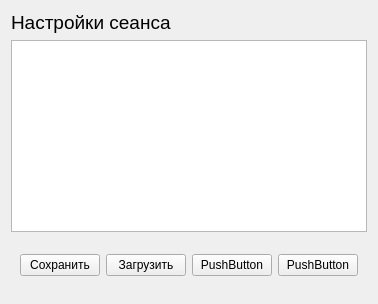
      <widget class="QWidget" name="page">
       <layout class="QGridLayout" name="gridLayout_6">
        <item row="3" column="0">
         <widget class="QWidget" name="widget_7" native="true">
          <property name="sizePolicy">
           <sizepolicy hsizetype="Preferred" vsizetype="Fixed">
            <horstretch>0</horstretch>
            <verstretch>0</verstretch>
           </sizepolicy>
          </property>
          <property name="minimumSize">
           <size>
            <width>0</width>
            <height>55</height>
           </size>
          </property>
          <property name="maximumSize">
           <size>
            <width>16777215</width>
            <height>55</height>
           </size>
          </property>
          <layout class="QGridLayout" name="gridLayout_5">
           <item row="0" column="0">
            <widget class="QPushButton" name="SaveProgectToFile">
             <property name="text">
              <string>Сохранить</string>
             </property>
            </widget>
           </item>
           <item row="0" column="1">
            <widget class="QPushButton" name="LoadProgect">
             <property name="text">
              <string>Загрузить</string>
             </property>
            </widget>
           </item>
           <item row="0" column="2">
            <widget class="QPushButton" name="pushButton_4">
             <property name="text">
              <string>PushButton</string>
             </property>
            </widget>
           </item>
           <item row="0" column="3">
            <widget class="QPushButton" name="pushButton_2">
             <property name="text">
              <string>PushButton</string>
             </property>
            </widget>
           </item>
          </layout>
         </widget>
        </item>
        <item row="2" column="0">
         <widget class="QTreeView" name="treeView">
          <property name="sizePolicy">
           <sizepolicy hsizetype="Preferred" vsizetype="Preferred">
            <horstretch>0</horstretch>
            <verstretch>0</verstretch>
           </sizepolicy>
          </property>
          <property name="minimumSize">
           <size>
            <width>0</width>
            <height>0</height>
           </size>
          </property>
          <property name="maximumSize">
           <size>
            <width>16777215</width>
            <height>16777215</height>
           </size>
          </property>
          <property name="toolTipDuration">
           <number>-3</number>
          </property>
          <property name="alternatingRowColors">
           <bool>true</bool>
          </property>
         </widget>
        </item>
        <item row="1" column="0">
         <widget class="QLabel" name="label">
          <property name="sizePolicy">
           <sizepolicy hsizetype="Preferred" vsizetype="Fixed">
            <horstretch>0</horstretch>
            <verstretch>0</verstretch>
           </sizepolicy>
          </property>
          <property name="text">
           <string>&lt;html&gt;&lt;head/&gt;&lt;body&gt;&lt;p&gt;&lt;span style=&quot; font-size:14pt;&quot;&gt;Настройки сеанса&lt;/span&gt;&lt;/p&gt;&lt;/body&gt;&lt;/html&gt;</string>
          </property>
         </widget>
        </item>
       </layout>
      </widget>
